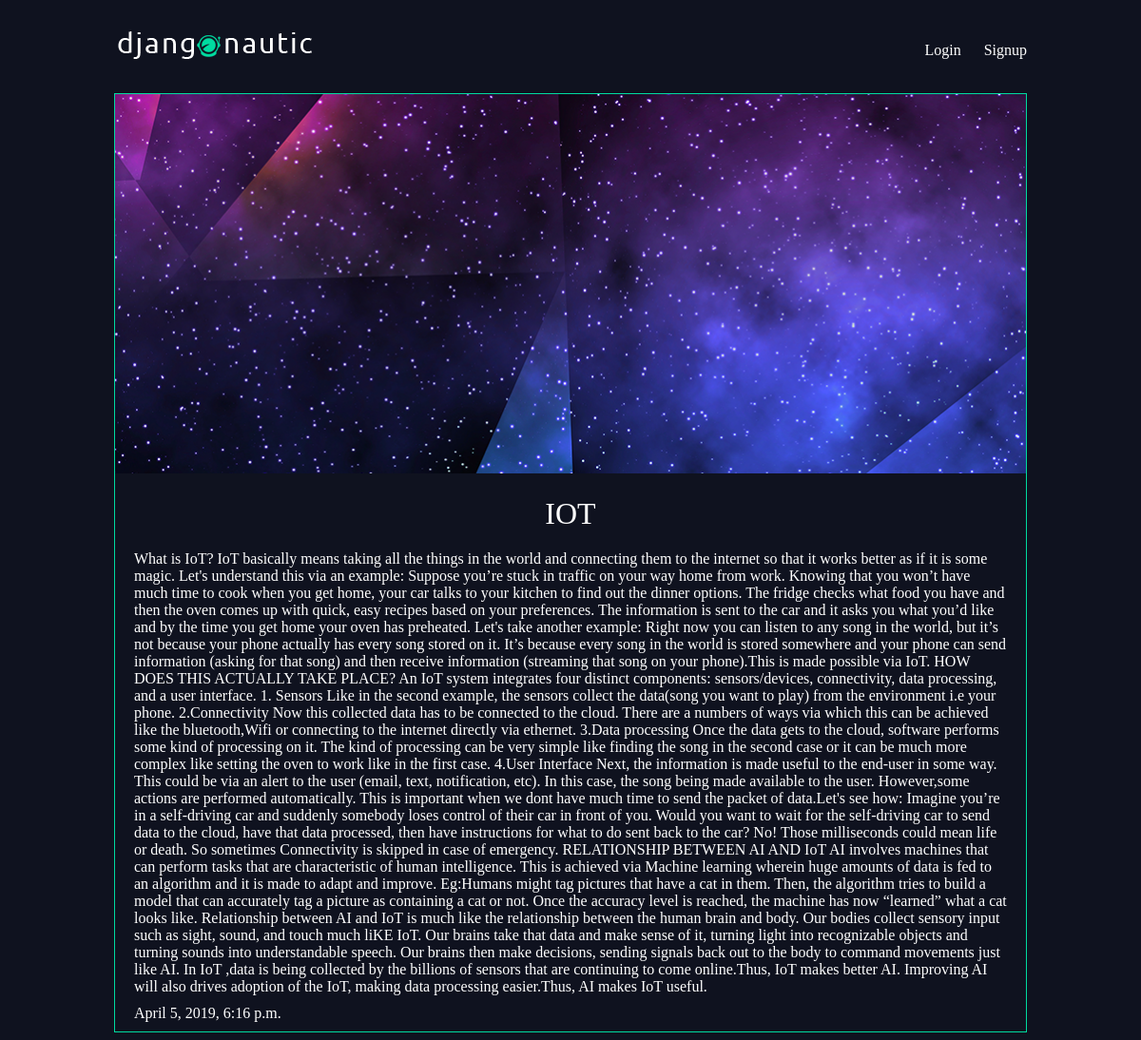
Screenshot of /articles/iot/ with the database file from the repository.
### articles/models.py (models this page shows, shortened)
class Article(models.Model):
    title=models.CharField(max_length=100)
    slug=models.SlugField()                  #url
    body=models.TextField()
    date=models.DateTimeField(auto_now_add=True)
    thumb=models.ImageField(default='\\media\\default.png',blank=True)
    author=models.ForeignKey(User,on_delete=models.CASCADE,default=None)

### articles/views.py (the view)
# urls.py: url(r"^(?P<slug>[\w-]+)/$",views.article_details,name="detail"),
def article_details(request,slug):
    article=Article.objects.get(slug=slug)
    return render(request,"articles/article_detail.html",{"article":article})

### articles/templates/articles/article_detail.html
{%extends "base_layout.html"%}
{%block content%}
<div class="article-detail">
  <div class="article">
    <img src="{{article.thumb.url}}"/>
    <h2>{{article.title}}</h2>
    <p>{{article.body}}</p>
    <p>{{article.date}}</p>
  </div>
  </div>
{%endblock%}

### templates/base_layout.html (shortened to what this page needs)
{% load static from staticfiles %}
<!DOCTYPE html>
<html>
    <head>
        <link rel="stylesheet" href="{% static 'styles.css' %}">
    </head>
    <body>
        <header class="wrapper">
            <h1><a href="{% url 'home' %}"><img src="{% static 'logo.png' %}" alt="djangonautic" /></a></h1>
            <nav>
                <ul>
                    {% if user.is_authenticated %}
                    <li>
                        <form class="logout-link" action="{% url 'accounts:logout' %}" method="post">
                            {% csrf_token %}
                            <button type="submit">Logout</button>
                        </form>
                    </li>
                    <li><a href="{% url 'articles:create' %}" class="highlight">New Article</a></li>
                    {% else %}
                    <li><a href="{% url 'accounts:login' %}">Login</a></li>
                    <li><a href="{% url 'accounts:signup' %}">Signup</a></li>
                    {% endif %}
                </ul>
            </nav>
        </header>
        <div class="wrapper">
            {% block content %}
            {% endblock %}
        </div>
    </body>
</html>

### assets/styles.css (style rules this page uses)
body { background-color: #0f121f; background-image: url(/static/stars.png); background-repeat-y: no-repeat; color: #fff; }
body * { font-family: Ubuntu; }
h1, h2, h3, h4, h5 { font-weight: normal; margin: 0; }
a, a:hover, a:visited { color: #fff; text-decoration: none; }
.wrapper { max-width: 960px; margin: 0 auto; }
header { display: grid; grid-template-columns: 1fr 1fr; padding: 20px 0; }
nav { justify-self: end; }
nav li { display: inline-block; list-style-type: none; margin-left: 20px; }
.article { padding: 10px; border: 1px solid #00dba0; position: relative; padding-bottom: 40px; }
.article h2 { font-size: 1.2em; }
.article-detail .article { padding: 0; }
.article-detail .article img { max-width: 100%; }
.article-detail .article h2 { text-align: center; margin: 20px auto; font-size: 2em }
.article-detail .article p { margin: 10px 20px }

### rows the page displays
Article: thumb (picture), title "IOT", body "What is IoT? IoT basically means taking all the things in the world and connecting them to the internet so that it works better as if it is some magic. Let's understand this via an example: Suppose you’re stuck in traffic on your way home from work. Knowing that you won’t have much time to cook when you get home, your car talks to your kitchen to find out the dinner options. The fridge checks what food you have and then the oven comes up with quick, easy recipes based on your preferences. The information is sent to the car and it asks you what you’d like and by the time you get home your oven has preheated. Let's take another example: Right now you can listen to any song in the world, but…", date "April 5, 2019, 6:16 p.m."
